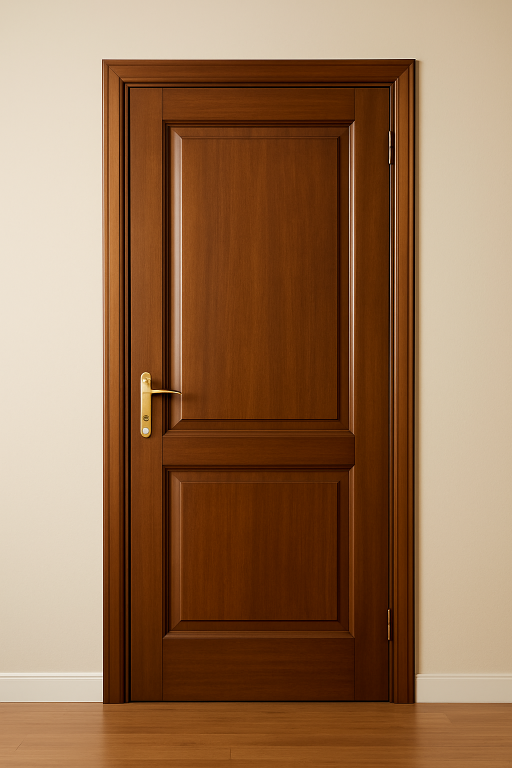
#> input picture door_closed.png, 1024 x 1536 px, found by its file name (shown at 1/2 size)
$ python door_app_gui.py
#> lines starting #> are read from the running program, lines starting #| are printed output that depends on the picture; after the words box and inside, x2 and y2 are one past the last pixel; in counts of white or black regions, pixels touching at a corner belong together
import cv2
import os
import time

# ✅ Paths (Update if needed)
cascade_path = r"D:\FaceRecognitionPython\FaceRecognitionPython\haarcascade_frontalface_default.xml"
trainer_path = r"D:\FaceRecognitionPython\trainer.yml"
door_closed_path = r"D:\FaceRecognitionPython\door_closed.png"
door_open_path = r"D:\FaceRecognitionPython\door_open.png"

# ✅ Load cascade
face_cascade = cv2.CascadeClassifier(cascade_path)

# ✅ Load recognizer if exists
recognizer = cv2.face.LBPHFaceRecognizer_create()
if os.path.exists(trainer_path):
    recognizer.read(trainer_path)
else:
    print("⚠️ Trainer file not found, using face detection only.")

# ✅ Load door images
door_closed = cv2.imread(door_closed_path)
#> door_closed is the input picture: shape (1536, 1024, 3); mean B, G, R 81.7, 113.2, 150.7
door_open = cv2.imread(door_open_path)
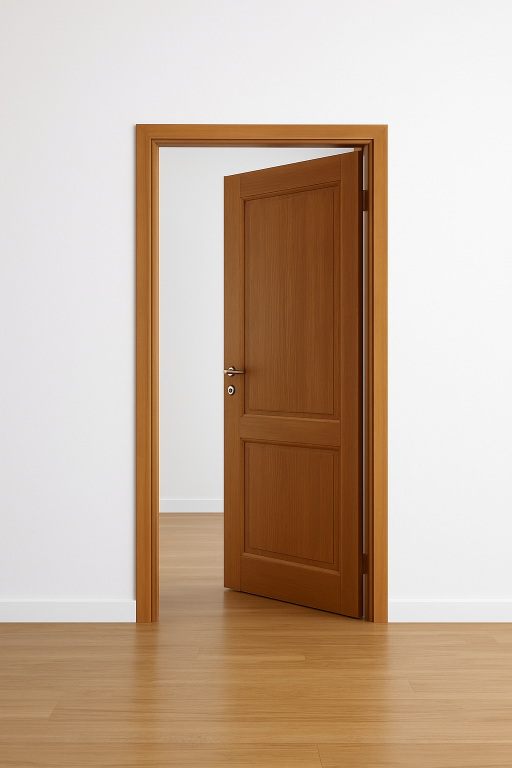
#> input picture door_open.png, 1024 x 1536 px, found by its file name (shown at 1/2 size)
#> door_open is the input picture: shape (1536, 1024, 3); mean B, G, R 157.8, 176.6, 198.1

if door_closed is None or door_open is None:
    print("❌ Door images not found. Check file paths.")
    exit()

# ✅ Registered names (make sure same as dataset folder names)
names = ["Unknown", "Pavan", "Naveen", "Obul"]

# ✅ Start webcam
cap = cv2.VideoCapture(0)

door_opened = False
last_detected_time = 0

while True:
    ret, frame = cap.read()
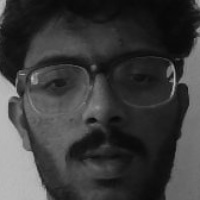
#> input picture dataset/Pavan/Pavan_000.jpg, 200 x 200 px, given in place of the camera
#> frame is the input picture: shape (200, 200, 3); min 3, max 188, mean 59.9
    if not ret:
        print("Camera not available.")
        break

    gray = cv2.cvtColor(frame, cv2.COLOR_BGR2GRAY)
    faces = face_cascade.detectMultiScale(gray, 1.3, 5)
#> faces = ()

    recognized_name = "Unknown"

    for (x, y, w, h) in faces:
        id_, conf = recognizer.predict(gray[y:y+h, x:x+w]) if os.path.exists(trainer_path) else (0, 100)

        if conf < 70:
            recognized_name = names[id_] if id_ < len(names) else "Unknown"
            color = (0, 255, 0)
            door_opened = True
            last_detected_time = time.time()
        else:
            recognized_name = "Unknown"
            color = (0, 0, 255)

        cv2.rectangle(frame, (x, y), (x+w, y+h), color, 2)
        cv2.putText(frame, recognized_name, (x, y-10), cv2.FONT_HERSHEY_SIMPLEX, 0.9, color, 2)
#> this loop made 0 passes

    # ✅ Door logic
    if door_opened:
        door_display = door_open.copy()
        cv2.putText(door_display, "Door Unlocked", (50, 50), cv2.FONT_HERSHEY_SIMPLEX, 1.2, (0,255,0), 3)
        if time.time() - last_detected_time > 5:
            door_opened = False
    else:
        door_display = door_closed.copy()
        cv2.putText(door_display, "Door Locked", (50, 50), cv2.FONT_HERSHEY_SIMPLEX, 1.2, (0,0,255), 3)
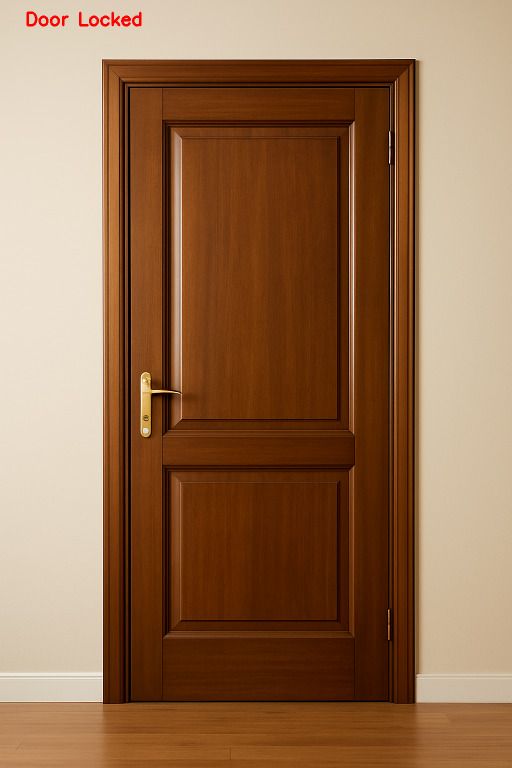
#> door_display: shape (1536, 1024, 3) (shown at 1/2 size); 0.16% of pixels changed, all inside (x1, y1, x2, y2) = (53, 23, 283, 53)

    # ✅ Combine video + door view
    frame_resized = cv2.resize(frame, (500, 400))
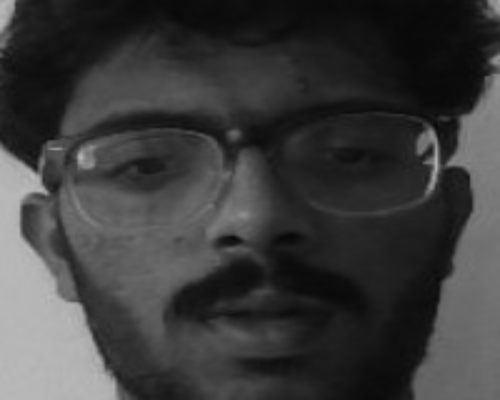
#> frame_resized: shape (400, 500, 3); min 5, max 186, mean 59.8
    door_display_resized = cv2.resize(door_display, (500, 400))
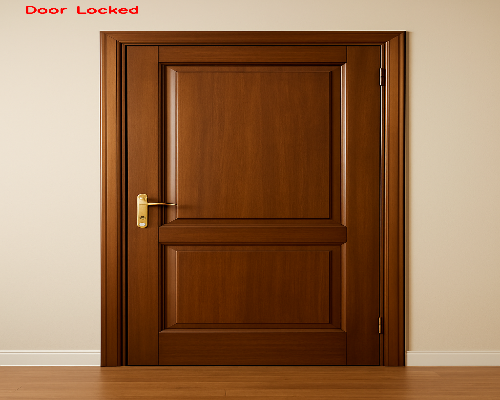
#> door_display_resized: shape (400, 500, 3); mean B, G, R 81.2, 112.7, 150.5
    combined = cv2.hconcat([frame_resized, door_display_resized])
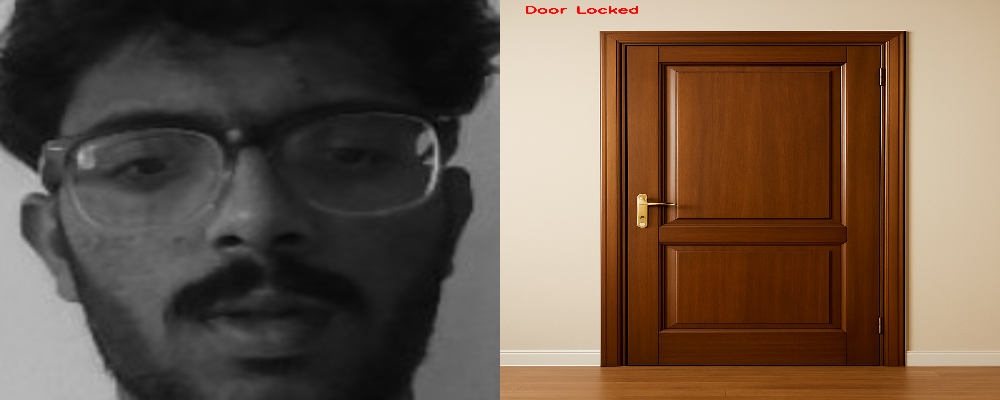
#> combined: shape (400, 1000, 3); mean B, G, R 70.5, 86.2, 105.2

    cv2.imshow("Smart Face Door System", combined)

    if cv2.waitKey(1) & 0xFF == ord('q'):
#> (key q is pressed here)
        break

cap.release()
cv2.destroyAllWindows()
